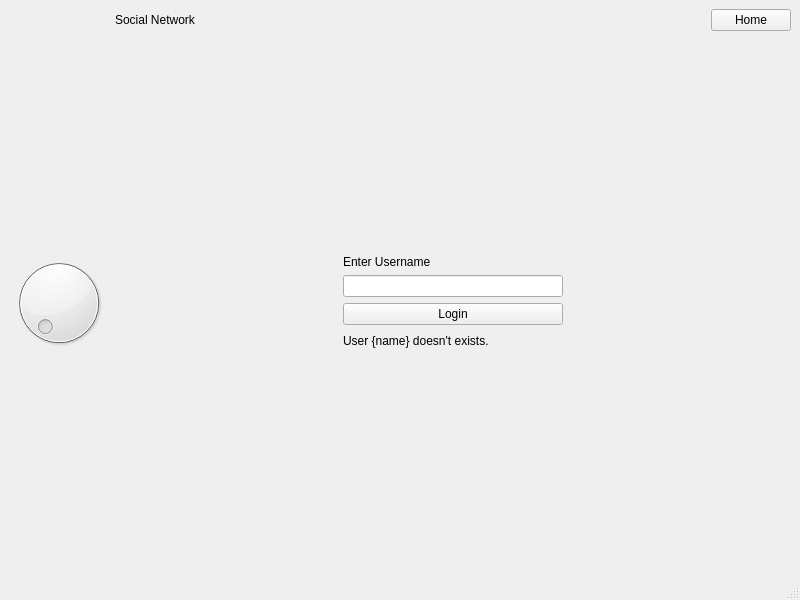
<?xml version="1.0" encoding="UTF-8"?>
<ui version="4.0">
 <class>SocialNetworkWindow</class>
 <widget class="QMainWindow" name="SocialNetworkWindow">
  <property name="geometry">
   <rect>
    <x>0</x>
    <y>0</y>
    <width>800</width>
    <height>600</height>
   </rect>
  </property>
  <property name="windowTitle">
   <string>ClickGameWindow</string>
  </property>
  <widget class="QWidget" name="centralwidget">
   <layout class="QGridLayout" name="gridLayout">
    <item row="1" column="0">
     <widget class="QDial" name="dial"/>
    </item>
    <item row="1" column="1">
     <widget class="QStackedWidget" name="main_view">
      <widget class="QWidget" name="loginpage">
       <layout class="QGridLayout" name="gridLayout_2">
        <item row="0" column="1">
         <spacer name="login_space_top">
          <property name="orientation">
           <enum>Qt::Vertical</enum>
          </property>
          <property name="sizeHint" stdset="0">
           <size>
            <width>20</width>
            <height>193</height>
           </size>
          </property>
         </spacer>
        </item>
        <item row="1" column="1">
         <widget class="QLabel" name="login_label">
          <property name="text">
           <string>Enter Username</string>
          </property>
         </widget>
        </item>
        <item row="2" column="1">
         <widget class="QLineEdit" name="login_input">
          <property name="text">
           <string/>
          </property>
         </widget>
        </item>
        <item row="3" column="1">
         <widget class="QPushButton" name="login_button">
          <property name="enabled">
           <bool>true</bool>
          </property>
          <property name="text">
           <string>Login</string>
          </property>
         </widget>
        </item>
        <item row="4" column="0">
         <spacer name="login_space_left">
          <property name="orientation">
           <enum>Qt::Horizontal</enum>
          </property>
          <property name="sizeHint" stdset="0">
           <size>
            <width>212</width>
            <height>20</height>
           </size>
          </property>
         </spacer>
        </item>
        <item row="4" column="1">
         <widget class="QLabel" name="login_error">
          <property name="text">
           <string>User {name} doesn't exists.</string>
          </property>
         </widget>
        </item>
        <item row="4" column="2">
         <spacer name="login_space_right">
          <property name="orientation">
           <enum>Qt::Horizontal</enum>
          </property>
          <property name="sizeHint" stdset="0">
           <size>
            <width>212</width>
            <height>20</height>
           </size>
          </property>
         </spacer>
        </item>
        <item row="5" column="1">
         <spacer name="login_space_bot">
          <property name="orientation">
           <enum>Qt::Vertical</enum>
          </property>
          <property name="sizeHint" stdset="0">
           <size>
            <width>20</width>
            <height>193</height>
           </size>
          </property>
         </spacer>
        </item>
       </layout>
      </widget>
      <widget class="QWidget" name="profilepage">
       <layout class="QGridLayout" name="gridLayout_3">
        <item row="1" column="0">
         <layout class="QHBoxLayout" name="name_div">
          <item>
           <spacer name="profile_name_pad_left">
            <property name="orientation">
             <enum>Qt::Horizontal</enum>
            </property>
            <property name="sizeHint" stdset="0">
             <size>
              <width>40</width>
              <height>20</height>
             </size>
            </property>
           </spacer>
          </item>
          <item>
           <widget class="QLabel" name="profile_label">
            <property name="text">
             <string>My Profile</string>
            </property>
           </widget>
          </item>
          <item>
           <spacer name="profile_name_pad_right">
            <property name="orientation">
             <enum>Qt::Horizontal</enum>
            </property>
            <property name="sizeHint" stdset="0">
             <size>
              <width>40</width>
              <height>20</height>
             </size>
            </property>
           </spacer>
          </item>
         </layout>
        </item>
        <item row="5" column="0">
         <spacer name="verticalSpacer">
          <property name="orientation">
           <enum>Qt::Vertical</enum>
          </property>
          <property name="sizeHint" stdset="0">
           <size>
            <width>20</width>
            <height>40</height>
           </size>
          </property>
         </spacer>
        </item>
        <item row="2" column="0">
         <layout class="QHBoxLayout" name="horizontalLayout">
          <item>
           <widget class="QTableWidget" name="profile_friends_table">
            <property name="sizePolicy">
             <sizepolicy hsizetype="Minimum" vsizetype="Minimum">
              <horstretch>0</horstretch>
              <verstretch>0</verstretch>
             </sizepolicy>
            </property>
            <property name="acceptDrops">
             <bool>false</bool>
            </property>
            <property name="autoFillBackground">
             <bool>true</bool>
            </property>
            <property name="sizeAdjustPolicy">
             <enum>QAbstractScrollArea::AdjustToContents</enum>
            </property>
            <property name="autoScrollMargin">
             <number>16</number>
            </property>
            <property name="showDropIndicator" stdset="0">
             <bool>true</bool>
            </property>
            <property name="dragDropOverwriteMode">
             <bool>false</bool>
            </property>
            <property name="showGrid">
             <bool>true</bool>
            </property>
            <property name="gridStyle">
             <enum>Qt::SolidLine</enum>
            </property>
            <property name="wordWrap">
             <bool>false</bool>
            </property>
            <property name="rowCount">
             <number>1</number>
            </property>
            <property name="columnCount">
             <number>1</number>
            </property>
            <row/>
            <column/>
           </widget>
          </item>
          <item>
           <widget class="QListView" name="profile_post_list">
            <property name="sizePolicy">
             <sizepolicy hsizetype="Expanding" vsizetype="Minimum">
              <horstretch>0</horstretch>
              <verstretch>0</verstretch>
             </sizepolicy>
            </property>
            <property name="font">
             <font>
              <pointsize>23</pointsize>
             </font>
            </property>
            <property name="wordWrap">
             <bool>true</bool>
            </property>
           </widget>
          </item>
         </layout>
        </item>
       </layout>
      </widget>
     </widget>
    </item>
    <item row="0" column="1">
     <layout class="QHBoxLayout" name="horizontalLayout_2">
      <item>
       <widget class="QLabel" name="label">
        <property name="text">
         <string>Social Network</string>
        </property>
       </widget>
      </item>
      <item>
       <spacer name="horizontalSpacer_3">
        <property name="orientation">
         <enum>Qt::Horizontal</enum>
        </property>
        <property name="sizeHint" stdset="0">
         <size>
          <width>40</width>
          <height>20</height>
         </size>
        </property>
       </spacer>
      </item>
      <item>
       <widget class="QPushButton" name="profile_home">
        <property name="text">
         <string>Home</string>
        </property>
       </widget>
      </item>
     </layout>
    </item>
   </layout>
  </widget>
  <widget class="QMenuBar" name="menubar">
   <property name="geometry">
    <rect>
     <x>0</x>
     <y>0</y>
     <width>800</width>
     <height>19</height>
    </rect>
   </property>
  </widget>
  <widget class="QStatusBar" name="statusbar"/>
 </widget>
 <resources/>
 <connections/>
 <slots>
  <slot>login()</slot>
 </slots>
</ui>
